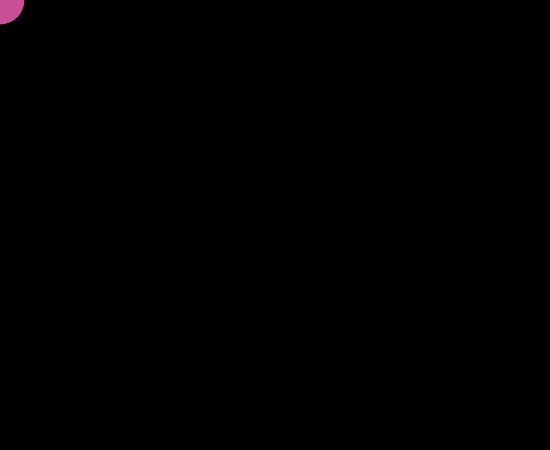
Frame 1 (no input)
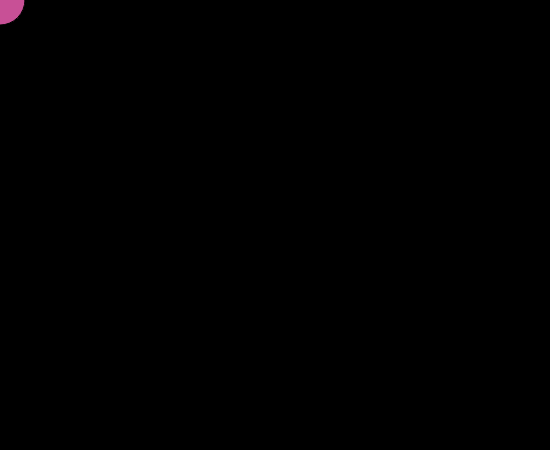
Frame 60 (no input)
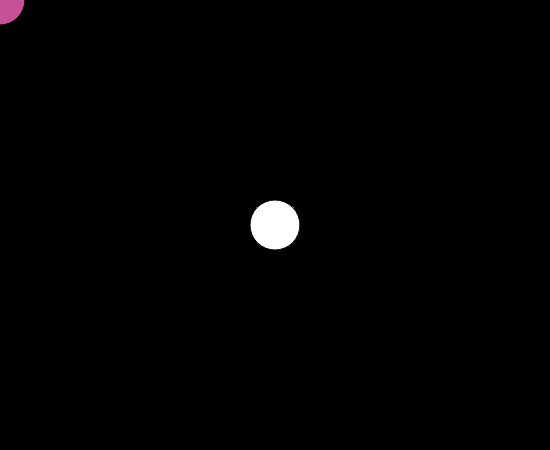
Frame 120 (the mouse pressed at the canvas centre since frame 60)

The p5.js sketch that drew these frames (run headless with seeded random() and noise() and a simulated clock; from frame 60 on, the mouse is pressed at the canvas centre):

// p5.js sketch
// ── sketch.js
function setup() {
    // put setup code here
    createCanvas(550, 450);
    background(0);
}

function draw() {
    //put drawing code here
    if (mouseIsPressed) {
        fill(255, 255, 255, 255, 255);
    }
    else {
        fill(200, 80, 150);
    }
    ellipse(mouseX, mouseY, 50, 50);
}
